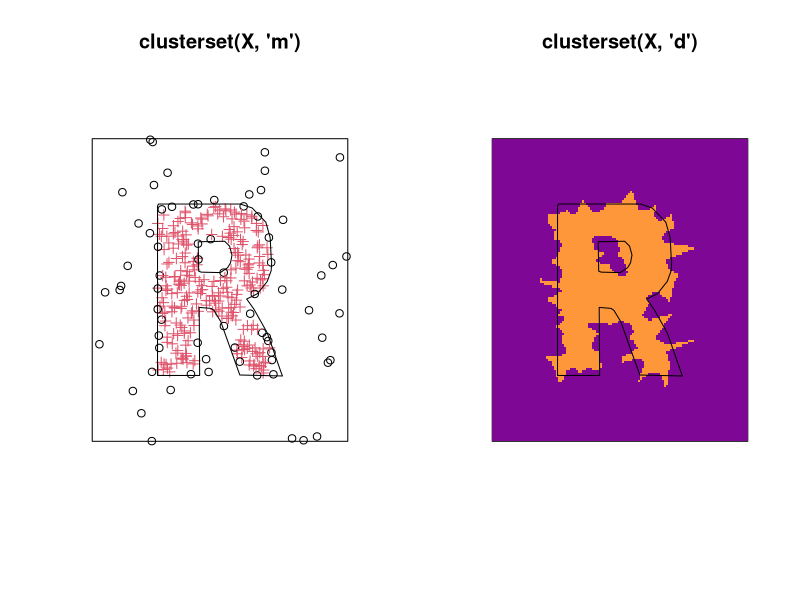

Generate this figure with R:
library(spatstat)


### Name: clusterset
### Title: Allard-Fraley Estimator of Cluster Feature
### Aliases: clusterset
### Keywords: spatial classif

### ** Examples

  opa <- par(mfrow=c(1,2))
  W <- grow.rectangle(as.rectangle(letterR), 1)
  X <- superimpose(runifpoint(300, letterR),
                   runifpoint(50, W), W=W)
  plot(W, main="clusterset(X, 'm')")
  plot(clusterset(X, "marks", fast=TRUE), add=TRUE, chars=c(1, 3), cols=1:2)
  plot(letterR, add=TRUE)
  plot(W, main="clusterset(X, 'd')")
  plot(clusterset(X, "domain", exact=FALSE), add=TRUE)
  plot(letterR, add=TRUE)
  par(opa)
